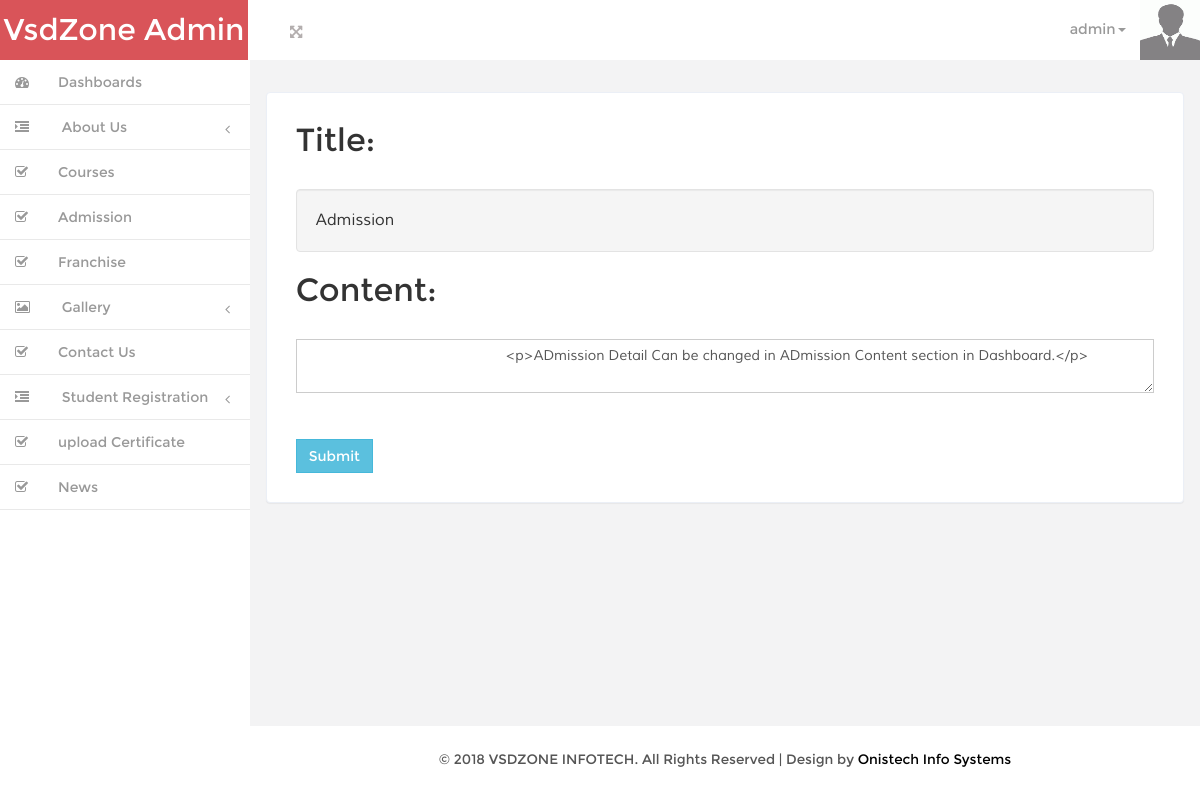
/theme/wpanel/edit_about.php?id=7 (signed in), run on the app's committed database.
### tables this page shows
CREATE TABLE `view` (
  `view_id` int(11) NOT NULL,
  `menu_id` int(11) NOT NULL,
  `view_name` varchar(100) NOT NULL,
  `view_image` text NOT NULL,
  `view_description` text NOT NULL,
  `time` datetime NOT NULL
);

### theme/wpanel/edit_about.php (the view, shortened to what this page needs)
<?php
if(isset($_SESSION["email"])!=''){
include 'layout.php';
$id=$_GET["id"];
$q="SELECT * FROM `view` WHERE view_id='".$id."'";
    $query=mysql_query($q);
	$row=mysql_fetch_assoc($query);
	$title=$row['view_name'];
	$description=$row['view_description'];
?>
<div class="grid_3 grid_5">
     <h3 class="head-top">Title:</h3>
     <div class="but_list">
       <div class="well">
        <?php echo "$title"; ?>
        </div>
     </div>
<form method="post" enctype="multipart/form-data">
		<h3 class="head-top">Content:</h3>
		<textarea class="form-control ckeditor" id="description1" name="description1">				  		<?php echo $description ?></textarea><br/>
		<input type="submit" class="btn btn-info" name="submit"></button>
</form>
  </div>
<?php
}else {
	header('location:signin.php');
}
?>

### theme/wpanel/css/style.css (style rules this page uses)
h4, h5, h6, h1, h2, h3 { margin: 0; }
html, body { font-family:'Montserrat-Regular'; font-size: 100%; background:#F3F3F4; overflow-x: hidden; }
.but_list, .tab-content { margin:1.5em 0 0 0; }
.form-control { box-shadow: none; outline: none; border-radius: 0px; font-family: 'Muli-Regular'; }
.btn { border-radius: 0px; outline: none; }
.grid_3 { background-color: #fff; padding: 1.8em; margin-bottom: 1em; border: 1px solid #ebeff6; border-radius: 4px; -webkit-border-radius: 4px; -o-border-radius: 4px; -moz-border-radius: 4px; -ms-border-radius: 4px; -webkit-box-shadow: 0 1px 1px rgba(0,0,0,.05); box-shadow: 0 1px 1px rgba(0,0,0,.05); }
h3.head-top { font-size:2em; margin-bottom:1em; }
.well { font-family: 'Muli-Regular'; }

### data on the page
view: view_name "Admission", description1 "<p>ADmission Detail Can be changed in ADmission Content section in Dashboard.</p>"

### other printed values
$_SESSION["email"] "admin"
